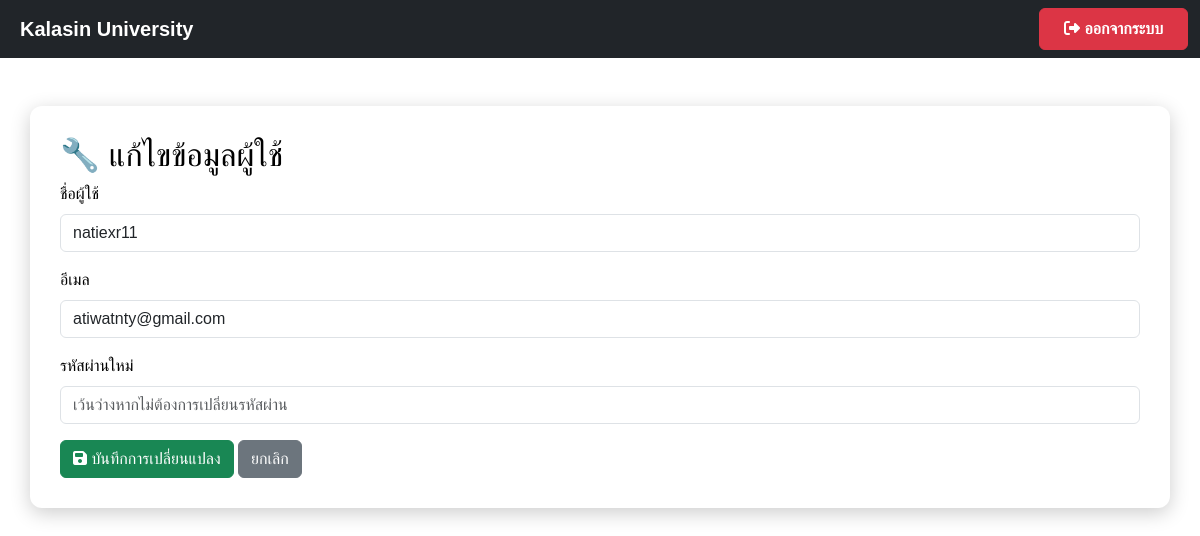
Page /edit_user/1 on the earlier database version.
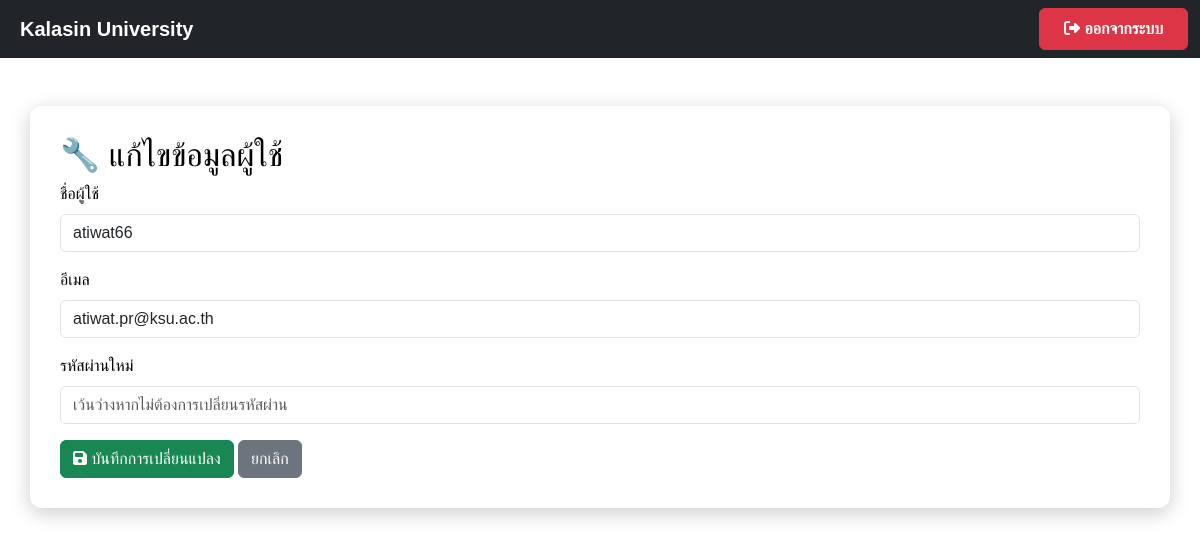
Same page on the later database version.
### app.py (models this page shows)
class User(db.Model):
    id = db.Column(db.Integer, primary_key=True)
    username = db.Column(db.String(100), unique=True, nullable=False)
    email = db.Column(db.String(150), unique=True, nullable=False)  # ✅ เพิ่ม email
    password = db.Column(db.String(200), nullable=False)
    role = db.Column(db.String(10), nullable=False, default='user')
    files = db.relationship('File', backref='user', lazy=True)

### app.py (the view)
@app.route('/edit_user/<int:user_id>', methods=['GET', 'POST'])
def edit_user(user_id):
    user = User.query.get(user_id)
    if not user:
        flash("ไม่พบผู้ใช้ที่ต้องการแก้ไข", "danger")
        return redirect(url_for('admin_dashboard'))
    if request.method == 'POST':
        user.username = request.form['username']
        user.email = request.form['email']
        db.session.commit()
        flash("อัปเดตข้อมูลสำเร็จ", "success")
        return redirect(url_for('admin_dashboard'))
    return render_template('edit_user.html', user=user)

### templates/edit_user.html (shortened to what this page needs)
<!DOCTYPE html>
<html lang="th">
<head>
    <link href="https://cdn.jsdelivr.net/npm/bootstrap@5.3.3/dist/css/bootstrap.min.css" rel="stylesheet">
    <link rel="stylesheet" href="https://cdnjs.cloudflare.com/ajax/libs/font-awesome/6.4.2/css/all.min.css">
</head>
<body>
    <nav class="navbar navbar-expand-lg navbar-dark bg-dark">
        <div class="container-fluid">
            <a class="navbar-brand ms-2" href="{{ url_for('user_dashboard') }}">
                <strong>Kalasin University</strong>
            </a>
            <div class="ms-auto d-flex">
                <a href="{{ url_for('logout') }}" class="btn btn-danger fw-bold px-4 py-2">
                    <i class="fas fa-sign-out-alt"></i> ออกจากระบบ
                </a>
            </div>
        </div>
    </nav>
    <div class="container container-custom mt-5">
        <h2>🔧 แก้ไขข้อมูลผู้ใช้</h2>
        <form method="POST" action="{{ url_for('edit_user', user_id=user.id) }}">
            <div class="mb-3">
                <label for="username" class="form-label">ชื่อผู้ใช้</label>
                <input type="text" class="form-control" id="username" name="username" value="{{ user.username }}" required>
            </div>
            <div class="mb-3">
                <label for="email" class="form-label">อีเมล</label>
                <input type="email" class="form-control" id="email" name="email" value="{{ user.email }}" required>
            </div>
            <div class="mb-3">
                <label for="password" class="form-label">รหัสผ่านใหม่</label>
                <input type="password" class="form-control" id="password" name="password" placeholder="เว้นว่างหากไม่ต้องการเปลี่ยนรหัสผ่าน">
            </div>
            <button type="submit" class="btn btn-success"><i class="fas fa-save"></i> บันทึกการเปลี่ยนแปลง</button>
            <a href="{{ url_for('user_dashboard') }}" class="btn btn-secondary">ยกเลิก</a>
        </form>
    </div>
</body>
</html>

### templates/edit_user.html (style rules this page uses)
body { font-family: 'Poppins', sans-serif; background: white; color: black; }
.container-custom { background: #ffffff; border-radius: 12px; padding: 30px; box-shadow: 0 5px 20px rgba(0, 0, 0, 0.2); margin-top: 20px; }

Differences in the rows shown:
changed User: username "natiexr11" → "atiwat66"; email "atiwatnty@gmail.com" → "atiwat.pr@ksu.ac.th"
